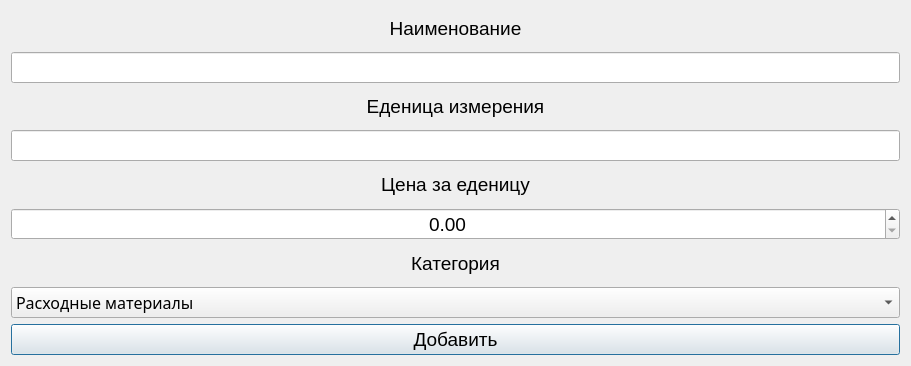
<?xml version="1.0" encoding="UTF-8"?>
<ui version="4.0">
 <class>AddItem</class>
 <widget class="QDialog" name="AddItem">
  <property name="geometry">
   <rect>
    <x>0</x>
    <y>0</y>
    <width>911</width>
    <height>366</height>
   </rect>
  </property>
  <property name="windowTitle">
   <string>Добавить расходную позицию</string>
  </property>
  <layout class="QGridLayout" name="gridLayout">
   <item row="8" column="1" colspan="2">
    <widget class="QPushButton" name="pushButton">
     <property name="font">
      <font>
       <family>MS Shell Dlg 2</family>
       <pointsize>14</pointsize>
      </font>
     </property>
     <property name="text">
      <string>Добавить</string>
     </property>
    </widget>
   </item>
   <item row="5" column="1" colspan="2">
    <widget class="QDoubleSpinBox" name="doubleSpinBox">
     <property name="font">
      <font>
       <pointsize>14</pointsize>
      </font>
     </property>
     <property name="alignment">
      <set>Qt::AlignCenter</set>
     </property>
     <property name="maximum">
      <double>999999.989999999990687</double>
     </property>
    </widget>
   </item>
   <item row="2" column="1" colspan="2">
    <widget class="QLabel" name="label_2">
     <property name="font">
      <font>
       <pointsize>14</pointsize>
      </font>
     </property>
     <property name="text">
      <string>Еденица измерения</string>
     </property>
     <property name="alignment">
      <set>Qt::AlignCenter</set>
     </property>
    </widget>
   </item>
   <item row="4" column="1" colspan="2">
    <widget class="QLabel" name="label_3">
     <property name="font">
      <font>
       <pointsize>14</pointsize>
      </font>
     </property>
     <property name="text">
      <string>Цена за еденицу</string>
     </property>
     <property name="alignment">
      <set>Qt::AlignCenter</set>
     </property>
    </widget>
   </item>
   <item row="0" column="1" colspan="2">
    <widget class="QLabel" name="label">
     <property name="font">
      <font>
       <pointsize>14</pointsize>
      </font>
     </property>
     <property name="text">
      <string>Наименование</string>
     </property>
     <property name="alignment">
      <set>Qt::AlignCenter</set>
     </property>
    </widget>
   </item>
   <item row="1" column="1" colspan="2">
    <widget class="QLineEdit" name="lineEdit">
     <property name="font">
      <font>
       <pointsize>14</pointsize>
      </font>
     </property>
    </widget>
   </item>
   <item row="3" column="1" colspan="2">
    <widget class="QLineEdit" name="lineEdit_2">
     <property name="font">
      <font>
       <pointsize>14</pointsize>
      </font>
     </property>
    </widget>
   </item>
   <item row="6" column="1" colspan="2">
    <widget class="QLabel" name="label_4">
     <property name="font">
      <font>
       <pointsize>14</pointsize>
      </font>
     </property>
     <property name="text">
      <string>Категория</string>
     </property>
     <property name="alignment">
      <set>Qt::AlignCenter</set>
     </property>
    </widget>
   </item>
   <item row="7" column="1" colspan="2">
    <widget class="QComboBox" name="comboBox">
     <property name="enabled">
      <bool>true</bool>
     </property>
     <property name="font">
      <font>
       <family>Modern No. 20</family>
       <pointsize>12</pointsize>
      </font>
     </property>
     <property name="cursor">
      <cursorShape>ArrowCursor</cursorShape>
     </property>
     <property name="focusPolicy">
      <enum>Qt::WheelFocus</enum>
     </property>
     <property name="currentIndex">
      <number>0</number>
     </property>
     <property name="maxVisibleItems">
      <number>10</number>
     </property>
     <property name="insertPolicy">
      <enum>QComboBox::InsertAtCurrent</enum>
     </property>
     <property name="sizeAdjustPolicy">
      <enum>QComboBox::AdjustToContents</enum>
     </property>
     <property name="duplicatesEnabled">
      <bool>false</bool>
     </property>
     <property name="frame">
      <bool>true</bool>
     </property>
     <property name="modelColumn">
      <number>0</number>
     </property>
     <item>
      <property name="text">
       <string>Расходные материалы</string>
      </property>
     </item>
     <item>
      <property name="text">
       <string>Лекарственные препараты</string>
      </property>
     </item>
     <item>
      <property name="text">
       <string>Дезинфицирующие средства</string>
      </property>
     </item>
     <item>
      <property name="text">
       <string>Иное</string>
      </property>
     </item>
     <item>
      <property name="text">
       <string>Перевязка</string>
      </property>
     </item>
    </widget>
   </item>
  </layout>
 </widget>
 <resources/>
 <connections/>
</ui>
